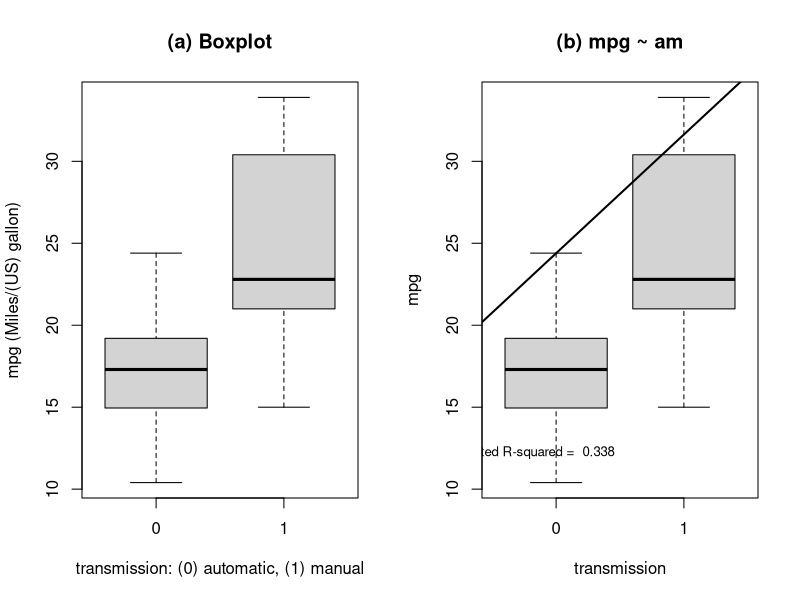
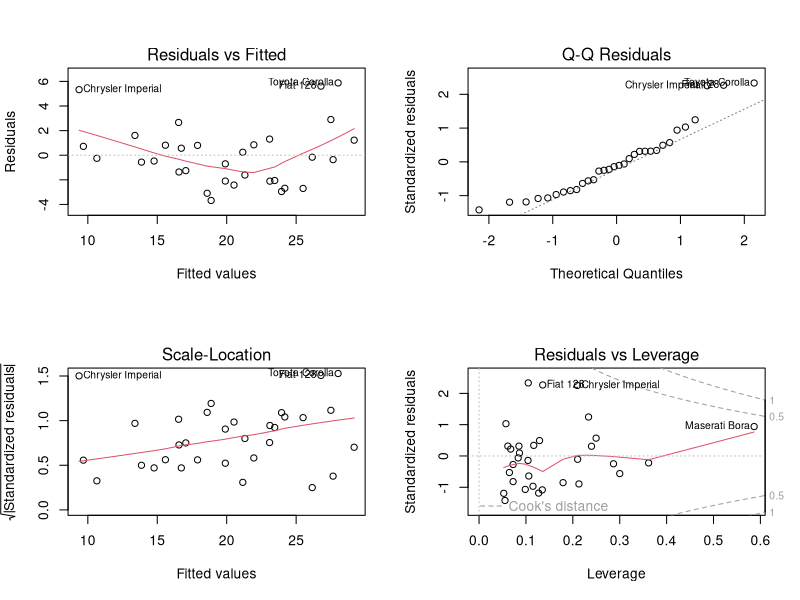
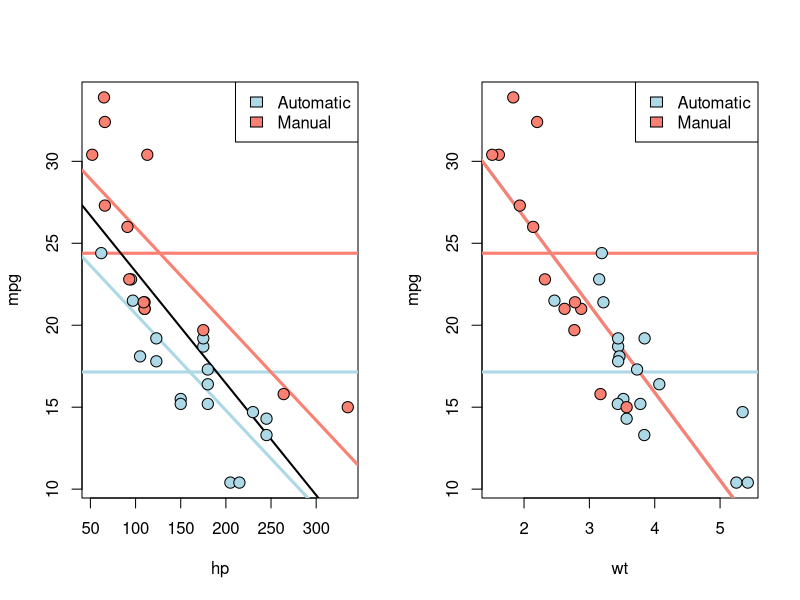

The R script that drew these images, in order:
## ---- chunk 1
data(mtcars)
# t-tests are not significant for adjusted estimates 
df1 <- summary(lm(mpg ~ ., data = mtcars))$coef
df1 <- data.frame(df1[1:11,c(1,3,4)])

# marginal estimates (the one that disregards all the other coefficients)
df2 <- matrix(c(
        summary(lm(mpg ~ cyl, data = mtcars))$coef[c(2,6,8)],
        summary(lm(mpg ~ cyl, data = mtcars))$adj.r.squared,
        summary(lm(mpg ~ disp, data = mtcars))$coef[c(2,6,8)],
        summary(lm(mpg ~ disp, data = mtcars))$adj.r.squared,
        summary(lm(mpg ~ hp, data = mtcars))$coef[c(2,6,8)],
        summary(lm(mpg ~ hp, data = mtcars))$adj.r.squared,
        summary(lm(mpg ~ drat, data = mtcars))$coef[c(2,6,8)],
        summary(lm(mpg ~ drat, data = mtcars))$adj.r.squared,
        summary(lm(mpg ~ wt, data = mtcars))$coef[c(2,6,8)],
        summary(lm(mpg ~ wt, data = mtcars))$adj.r.squared,
        summary(lm(mpg ~ qsec, data = mtcars))$coef[c(2,6,8)],
        summary(lm(mpg ~ qsec, data = mtcars))$adj.r.squared,
        summary(lm(mpg ~ vs, data = mtcars))$coef[c(2,6,8)],
        summary(lm(mpg ~ vs, data = mtcars))$adj.r.squared,
        summary(lm(mpg ~ as.factor(am), data = mtcars))$coef[c(2,6,8)],
        summary(lm(mpg ~ as.factor(am), data = mtcars))$adj.r.squared,
        summary(lm(mpg ~ gear, data = mtcars))$coef[c(2,6,8)],
        summary(lm(mpg ~ gear, data = mtcars))$adj.r.squared,
        summary(lm(mpg ~ carb, data = mtcars))$coef[c(2,6,8)],
        summary(lm(mpg ~ carb, data = mtcars))$adj.r.squared
        ) , nrow = 10, ncol = 4, byrow = TRUE)

df2 <- data.frame(df2)
rownames(df2) <- rownames(df1)[2:11]

df <- merge(df1,df2,by = "row.names", sort = TRUE, all.x = TRUE)
names(df) <- c("variable","adj.estimate","adj.t","adj.p","marg.estimate","marg.t","marg.p","adj.r.squared")
## ---- chunk 2
library(knitr)
kable(df,format="latex", digits = c(0,4,4,4,4,4,15,4))
## ---- chunk 3
# coercing factor variables
mtcars$cyl <- as.factor(mtcars$cyl)
mtcars$vs <- as.factor(mtcars$vs)
mtcars$am <- as.factor(mtcars$am)
mtcars$gear <- as.factor(mtcars$gear)
mtcars$carb <- as.factor(mtcars$carb)

# model 1 lm(mpg ~ am) tested with all the other variables
v <- NULL
vn <- NULL
fit1 <- lm(mpg ~ am, data = mtcars)
for(i in 2:ncol(mtcars)){
    fit2 <- update(fit1, mpg ~ am + mtcars[[i]])
    a<-anova(fit1, fit2)
    v<-c(v,a[[6]][2],summary(fit2)$adj.r.squared)
    vn <- c(vn,colnames(mtcars)[i])
}
v <- matrix(v,ncol=2,byrow=TRUE)
m1v <- data.frame(variable=vn,p.value=v[,1], r.squared=v[,2])

# model 2 lm(mpg ~ am + hp) tested with all the other variables
v <- NULL
vn <- NULL
fit1 <- lm(mpg ~ am + hp, data = mtcars)
for(i in 2:ncol(mtcars)){
    fit2 <- update(fit1, mpg ~ am + hp + mtcars[[i]])
    a<-anova(fit1, fit2)
    v<-c(v,a[[6]][2],summary(fit2)$adj.r.squared)
    vn <- c(vn,colnames(mtcars)[i])
}
v <- matrix(v,ncol=2,byrow=TRUE)
m2v <- data.frame(variable=vn,p.value=v[,1], r.squared=v[,2])

# model 3 lm(mpg ~ am + hp + wt) tested with all the other variables
v <- NULL
vn <- NULL
fit1 <- lm(mpg ~ am + hp + wt, data = mtcars)
for(i in 2:ncol(mtcars)){
    fit2 <- update(fit1, mpg ~ am + hp + wt + mtcars[[i]])
    a<-anova(fit1, fit2)
    v<-c(v,a[[6]][2],summary(fit2)$adj.r.squared)
    vn <- c(vn,colnames(mtcars)[i])
}
v <- matrix(v,ncol=2,byrow=TRUE)
m3v <- data.frame(variable=vn,p.value=v[,1], r.squared=v[,2])

fm <- cbind(m1v,m2v[,2:3],m3v[,2:3])
## ---- chunk 4
    kable(fm,format="latex",digits=15)
## ---- chunk 5
paste("best fit model: mpg ~ am + hp + wt    adj.R-squared:",round(summary(lm(mpg ~ am + hp + wt, data=mtcars))$adj.r.squared,3))
summary(lm(mpg ~ am + hp + wt, data=mtcars))$coef
paste("controlled model: mpg ~ am:hp + am:wt    adj.R-squared:",round(summary(lm(mpg ~ am:hp + am:wt, data=mtcars))$adj.r.squared,3))
summary(lm(mpg ~ am:hp + am:wt, data=mtcars))$coef
## ---- chunk 6
data(mtcars)
par(mfrow=c(1,2))
plot(mtcars$mpg ~ as.factor(mtcars$am), xlab="transmission: (0) automatic, (1) manual", ylab="mpg (Miles/(US) gallon)", main="(a) Boxplot")
fit <- lm(mpg ~ as.factor(am), data = mtcars)
plot(mtcars$mpg ~ mtcars$am, main="(b) mpg ~ am", xlab="transmission", ylab="mpg")
abline(coef(fit), lwd = 2)
text(0.15,12,paste("Adjusted R-squared = ",round(summary(fit)$adj.r.squared,3)),adj = c(0,0), cex = .8)

## ---- chunk 7
par(mfrow = c(2,2))
plot(lm(mpg ~ am:hp + am:wt, data=mtcars))
## ---- chunk 8
t <- as.factor(mtcars$am)

lx1 <- "hp"
x1 <- mtcars$hp
y <- mtcars$mpg
fit1 <- lm(y ~ x1)
fit2 <- lm(y ~ x1 + t)

lx2 <- "wt"
x2 <- mtcars$wt
y <- mtcars$mpg
fit3 <- lm(y ~ x2)
fit4 <- lm(y ~ x2 + t)
## ---- chunk 9
par(mfrow=c(1,2))

plot(y ~ x1, type = "n", xlab=lx1, ylab="mpg")
# disregarding x - marginal associations (regarding x - adjusted associations, holding x constant)
abline(h = mean(y[mtcars$am == 0]), col = "lightblue", lwd = 3) # automatic
abline(h = mean(y[mtcars$am == 1]), col = "salmon", lwd = 3) # manual
# disregarding group of status
abline(coef(fit1), lwd = 2)
# the treatment effect (group status) does not reverses itelf, it is not related to X
abline(coef(fit2)[1], coef(fit2)[2], col = "lightblue", lwd = 3)
abline(coef(fit2)[1] + coef(fit2)[3], coef(fit2)[2], col = "salmon", lwd = 3)
points(x1[mtcars$am == 0], y[mtcars$am == 0], pch = 21, col = "black", bg = "lightblue", cex = 1.5)
points(x1[mtcars$am == 1], y[mtcars$am == 1], pch = 21, col = "black", bg = "salmon", cex = 1.5)
legend("topright", c("Automatic","Manual"), fill=c("lightblue","salmon"))

plot(y ~ x2, type = "n", xlab=lx2, ylab="mpg")
# disregarding x - marginal associations (regarding x - adjusted associations, holding x constant)
abline(h = mean(y[mtcars$am == 0]), col = "lightblue", lwd = 3) # automatic
abline(h = mean(y[mtcars$am == 1]), col = "salmon", lwd = 3) # manual
# disregarding group of status
abline(coef(fit3), lwd = 2)
# the treatment effect (group status) does not reverses itelf, it is not related to X
abline(coef(fit4)[1], coef(fit4)[2], col = "lightblue", lwd = 3)
abline(coef(fit4)[1] + coef(fit4)[3], coef(fit4)[2], col = "salmon", lwd = 3)
points(x2[mtcars$am == 0], y[mtcars$am == 0], pch = 21, col = "black", bg = "lightblue", cex = 1.5)
points(x2[mtcars$am == 1], y[mtcars$am == 1], pch = 21, col = "black", bg = "salmon", cex = 1.5)
legend("topright", c("Automatic","Manual"), fill=c("lightblue","salmon"))
